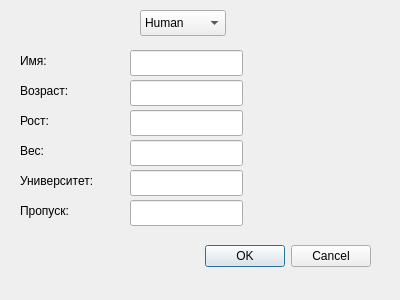
<?xml version="1.0" encoding="UTF-8"?>
<ui version="4.0">
 <class>AddMemberDialog</class>
 <widget class="QDialog" name="AddMemberDialog">
  <property name="geometry">
   <rect>
    <x>0</x>
    <y>0</y>
    <width>400</width>
    <height>300</height>
   </rect>
  </property>
  <property name="windowTitle">
   <string>Dialog</string>
  </property>
  <widget class="QDialogButtonBox" name="buttonBox">
   <property name="geometry">
    <rect>
     <x>30</x>
     <y>240</y>
     <width>341</width>
     <height>32</height>
    </rect>
   </property>
   <property name="orientation">
    <enum>Qt::Horizontal</enum>
   </property>
   <property name="standardButtons">
    <set>QDialogButtonBox::Cancel|QDialogButtonBox::Ok</set>
   </property>
  </widget>
  <widget class="QLineEdit" name="name">
   <property name="geometry">
    <rect>
     <x>130</x>
     <y>50</y>
     <width>113</width>
     <height>26</height>
    </rect>
   </property>
  </widget>
  <widget class="QLineEdit" name="age">
   <property name="geometry">
    <rect>
     <x>130</x>
     <y>80</y>
     <width>113</width>
     <height>26</height>
    </rect>
   </property>
  </widget>
  <widget class="QLineEdit" name="height">
   <property name="geometry">
    <rect>
     <x>130</x>
     <y>110</y>
     <width>113</width>
     <height>26</height>
    </rect>
   </property>
  </widget>
  <widget class="QLineEdit" name="weight">
   <property name="geometry">
    <rect>
     <x>130</x>
     <y>140</y>
     <width>113</width>
     <height>26</height>
    </rect>
   </property>
  </widget>
  <widget class="QLineEdit" name="university">
   <property name="geometry">
    <rect>
     <x>130</x>
     <y>170</y>
     <width>113</width>
     <height>26</height>
    </rect>
   </property>
  </widget>
  <widget class="QLineEdit" name="pass">
   <property name="geometry">
    <rect>
     <x>130</x>
     <y>200</y>
     <width>113</width>
     <height>26</height>
    </rect>
   </property>
  </widget>
  <widget class="QComboBox" name="comboBox">
   <property name="geometry">
    <rect>
     <x>140</x>
     <y>10</y>
     <width>86</width>
     <height>26</height>
    </rect>
   </property>
   <item>
    <property name="text">
     <string>Human</string>
    </property>
   </item>
   <item>
    <property name="text">
     <string>Student</string>
    </property>
   </item>
  </widget>
  <widget class="QLabel" name="label_3">
   <property name="geometry">
    <rect>
     <x>20</x>
     <y>110</y>
     <width>61</width>
     <height>21</height>
    </rect>
   </property>
   <property name="text">
    <string>Рост:</string>
   </property>
  </widget>
  <widget class="QLabel" name="label_5">
   <property name="geometry">
    <rect>
     <x>20</x>
     <y>170</y>
     <width>101</width>
     <height>21</height>
    </rect>
   </property>
   <property name="text">
    <string>Университет:</string>
   </property>
  </widget>
  <widget class="QLabel" name="label_4">
   <property name="geometry">
    <rect>
     <x>20</x>
     <y>140</y>
     <width>61</width>
     <height>21</height>
    </rect>
   </property>
   <property name="text">
    <string>Вес:</string>
   </property>
  </widget>
  <widget class="QLabel" name="label_6">
   <property name="geometry">
    <rect>
     <x>20</x>
     <y>200</y>
     <width>101</width>
     <height>21</height>
    </rect>
   </property>
   <property name="text">
    <string>Пропуск:</string>
   </property>
  </widget>
  <widget class="QLabel" name="label_2">
   <property name="geometry">
    <rect>
     <x>20</x>
     <y>80</y>
     <width>61</width>
     <height>21</height>
    </rect>
   </property>
   <property name="text">
    <string>Возраст:</string>
   </property>
  </widget>
  <widget class="QLabel" name="label">
   <property name="geometry">
    <rect>
     <x>20</x>
     <y>50</y>
     <width>61</width>
     <height>21</height>
    </rect>
   </property>
   <property name="text">
    <string>Имя:</string>
   </property>
  </widget>
 </widget>
 <resources/>
 <connections>
  <connection>
   <sender>buttonBox</sender>
   <signal>accepted()</signal>
   <receiver>AddMemberDialog</receiver>
   <slot>accept()</slot>
   <hints>
    <hint type="sourcelabel">
     <x>248</x>
     <y>254</y>
    </hint>
    <hint type="destinationlabel">
     <x>157</x>
     <y>274</y>
    </hint>
   </hints>
  </connection>
  <connection>
   <sender>buttonBox</sender>
   <signal>rejected()</signal>
   <receiver>AddMemberDialog</receiver>
   <slot>reject()</slot>
   <hints>
    <hint type="sourcelabel">
     <x>316</x>
     <y>260</y>
    </hint>
    <hint type="destinationlabel">
     <x>286</x>
     <y>274</y>
    </hint>
   </hints>
  </connection>
 </connections>
</ui>
